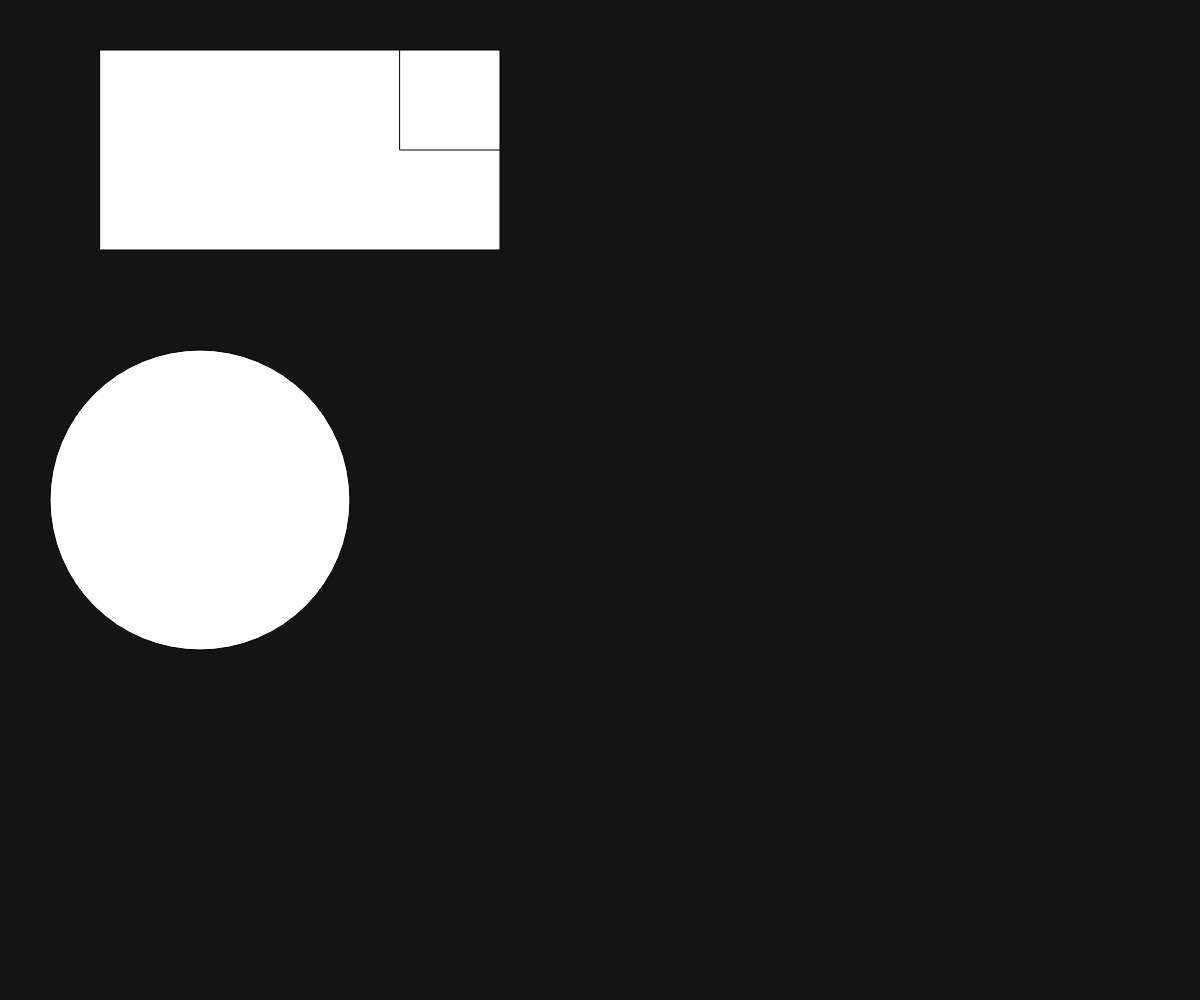
Frame 1 (no input)
Frame 60 (no input): identical to frame 1, image omitted
Frame 120 (the mouse pressed at the canvas centre since frame 60): identical to frame 1, image omitted

The p5.js sketch that drew this single still picture (run headless with seeded random() and noise() and a simulated clock; from frame 60 on, the mouse is pressed at the canvas centre):

// p5.js sketch
// ── sketch.js
// TODO: mouse hover effect

function overlapRect(x, y, w, h, c) {
  let betweenX = mouseX > x && mouseX < x + w;
  let betweenY = mouseY > y && mouseY < y + h;

  push();
  if (betweenX && betweenY) {
    fill(c);
  } else {
    fill(255);
  }
  rect(x, y, w, h);
  pop();
}

function overlapEllipse(x, y, r, c) {
  let distMouse = dist(mouseX, mouseY, x, y);

  push();
  if (distMouse < r) {
    fill(c);
  } else {
    fill(255);
  }
  ellipse(x, y, 2 * r);
  pop();
}

function setup() {
  createCanvas(windowWidth, windowHeight);
  background(20);
}

function draw() {
  background(20);

  let rx = 100;
  let ry = 50;
  let rw = 400;
  let rh = 200;

  overlapRect(rx, ry, rw, rh, "deeppink");
  overlapRect(400, 50, 100, 100, "forestgreen");

  let cx = 200;
  let cy = 500;
  let cr = 150;

  overlapEllipse(cx, cy, cr, "deeppink");

  // MY WAY OF MAKING RECTANGLE GREEN IF HOVERED OVER
  // if (mouseX >= 100 && mouseX <= 500 && mouseY >= 50 && mouseY <= 250) {
  //   fill(123, 212, 36);
  // } else {
  //   fill(255, 255, 255);
  // }

  // rect(100, 50, 400, 200);

  // fill(255, 255, 255);
  // ellipse(200, 500, 300);
}
